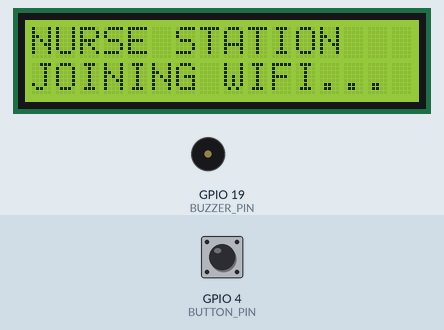
This sketch was run on a simulated ESP32. On the bench: 16×2 character LCD, buzzer (waves = sounding, pin HIGH). The inputs (shaded band) are chosen by the test bench; at power-on: GPIO 4 (BUTTON_PIN) HIGH. WiFi joins after 1.5 s; servers stay silent unless stated.

Above: at 0.1 s.
At 3.0 s:
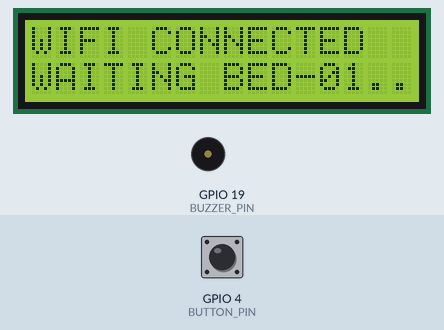
3.1 s: GPIO 4 (BUTTON_PIN) pulled LOW for 1 s
At 3.35 s:
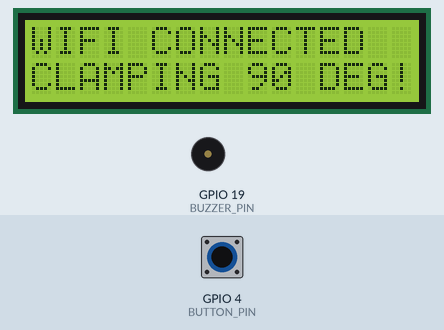
5.8 s: GPIO 4 (BUTTON_PIN) pulled LOW for 3.2 s
Timing chart, 0 to 8.8 s (numbered marks = the images above; inputs shaded):
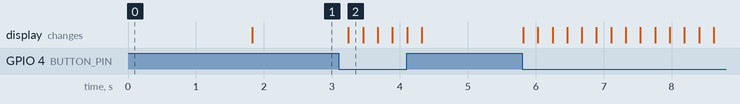

Measured:
- after the input at 3.1 s, the display: changes after 0.14 s (image 2)

The sketch:

Nurse_Station_ESP32.ino
```cpp
#include <WiFi.h>
#include <HTTPClient.h>
#include <Wire.h>
#include <LiquidCrystal_I2C.h>

const char* WIFI_SSID = "SalineGuard-AI";
const char* WIFI_PASS = "12345678";

const char* STATUS_URL  = "http://192.168.4.1/status";
const char* CLAMP_URL   = "http://192.168.4.1/clamp";
const char* UNCLAMP_URL = "http://192.168.4.1/unclamp";

const int SDA_PIN    = 21;  // 16x2 LCD I2C SDA
const int SCL_PIN    = 22;  // 16x2 LCD I2C SCL
const int BUTTON_PIN = 4;   // Override push button (wired between GPIO 4 and GND)
const int BUZZER_PIN = 19;  // Optional Nurse Station buzzer

LiquidCrystal_I2C lcd(0x27, 16, 2);

int bedLevel = -1;
bool isClamped = false;
bool bedOnline = false;
bool heartbeatToggle = false;

unsigned long lastPollMs = 0;
unsigned long lastReconnectMs = 0;
unsigned long lastButtonMs = 0;

String prevRow0 = "";
String prevRow1 = "";

uint8_t detectLcdAddress() {
  uint8_t addresses[] = {0x27, 0x3F};
  for (uint8_t addr : addresses) {
    Wire.beginTransmission(addr);
    if (Wire.endTransmission() == 0) {
      return addr;
    }
  }
  return 0x27;
}

void writeLcdRow(int row, String text) {
  while (text.length() < 16) text += " ";
  text = text.substring(0, 16);

  if (row == 0 && text == prevRow0) return;
  if (row == 1 && text == prevRow1) return;

  lcd.setCursor(0, row);
  lcd.print(text);

  if (row == 0) prevRow0 = text;
  if (row == 1) prevRow1 = text;
}

bool parseBedsideJson(const String& json) {
  int lvlKey = json.indexOf("\"level\":");
  if (lvlKey == -1) return false;

  int startIdx = lvlKey + 8;
  int endIdx = json.indexOf(",", startIdx);
  if (endIdx == -1) endIdx = json.indexOf("}", startIdx);

  String lvlStr = json.substring(startIdx, endIdx);
  lvlStr.trim();
  bedLevel = constrain(lvlStr.toInt(), 0, 100);

  int clampKey = json.indexOf("\"clamped\":");
  if (clampKey != -1) {
    String clampSlice = json.substring(clampKey + 10, clampKey + 16);
    isClamped = (clampSlice.indexOf("true") != -1);
  } else {
    isClamped = (bedLevel <= 10);
  }
  return true;
}

void refreshLcdScreen() {
  if (WiFi.status() != WL_CONNECTED) {
    writeLcdRow(0, "SALINEGUARD AI");
    writeLcdRow(1, "WIFI SEARCHING..");
    if (BUZZER_PIN >= 0) digitalWrite(BUZZER_PIN, LOW);
    return;
  }

  if (!bedOnline || bedLevel < 0) {
    writeLcdRow(0, "WIFI CONNECTED");
    writeLcdRow(1, "WAITING BED-01..");
    if (BUZZER_PIN >= 0) digitalWrite(BUZZER_PIN, LOW);
    return;
  }

  String row0 = "BED-01: " + String(bedLevel) + "%";
  while (row0.length() < 15) row0 += " ";
  row0 += (heartbeatToggle ? "*" : " ");
  writeLcdRow(0, row0);

  if (isClamped || bedLevel <= 10) {
    writeLcdRow(1, "!CLAMPED 90 DEG!");
    if (BUZZER_PIN >= 0) digitalWrite(BUZZER_PIN, HIGH);
  } else if (bedLevel <= 50) {
    writeLcdRow(1, "WARN: LOW SALINE");
    if (BUZZER_PIN >= 0) digitalWrite(BUZZER_PIN, LOW);
  } else {
    writeLcdRow(1, "FLOW: NORMAL");
    if (BUZZER_PIN >= 0) digitalWrite(BUZZER_PIN, LOW);
  }
}

void pollBedsideUnit() {
  WiFiClient client;
  HTTPClient http;
  http.setTimeout(250);
  http.useHTTP10(true);

  if (http.begin(client, STATUS_URL)) {
    int code = http.GET();
    if (code == 200) {
      String body = http.getString();
      if (parseBedsideJson(body)) {
        bedOnline = true;
        heartbeatToggle = !heartbeatToggle;
      }
    } else {
      bedOnline = false;
    }
    http.end();
  } else {
    bedOnline = false;
  }
  refreshLcdScreen();
}

void sendOverrideCommand(const char* url, const char* bannerText) {
  if (WiFi.status() != WL_CONNECTED) return;
  writeLcdRow(1, bannerText);

  WiFiClient client;
  HTTPClient http;
  http.setTimeout(300);
  http.useHTTP10(true);

  if (http.begin(client, url)) {
    int code = http.GET();
    if (code == 200) {
      parseBedsideJson(http.getString());
      bedOnline = true;
    }
    http.end();
  }
  refreshLcdScreen();
}

void setup() {
  Serial.begin(115200);

  pinMode(BUTTON_PIN, INPUT_PULLUP);
  if (BUZZER_PIN >= 0) {
    pinMode(BUZZER_PIN, OUTPUT);
    digitalWrite(BUZZER_PIN, LOW);
  }

  Wire.begin(SDA_PIN, SCL_PIN);
  uint8_t foundAddr = detectLcdAddress();
  lcd = LiquidCrystal_I2C(foundAddr, 16, 2);
  lcd.init();
  lcd.backlight();

  writeLcdRow(0, "NURSE STATION");
  writeLcdRow(1, "JOINING WIFI...");

  WiFi.persistent(false);
  WiFi.disconnect(true);
  delay(100);
  WiFi.mode(WIFI_STA);
  WiFi.setSleep(false);
  WiFi.begin(WIFI_SSID, WIFI_PASS);

  unsigned long startMs = millis();
  while (WiFi.status() != WL_CONNECTED && millis() - startMs < 6000) {
    delay(200);
  }
  refreshLcdScreen();
}

void loop() {
  unsigned long now = millis();

  if (WiFi.status() != WL_CONNECTED) {
    bedOnline = false;
    refreshLcdScreen();
    if (now - lastReconnectMs >= 4000) {
      lastReconnectMs = now;
      WiFi.disconnect();
      WiFi.begin(WIFI_SSID, WIFI_PASS);
    }
    return;
  }

  if (digitalRead(BUTTON_PIN) == LOW && (now - lastButtonMs > 400)) {
    lastButtonMs = now;
    if (isClamped) {
      sendOverrideCommand(UNCLAMP_URL, "UNCLAMPING 0 DEG");
    } else {
      sendOverrideCommand(CLAMP_URL, "CLAMPING 90 DEG!");
    }
  }

  if (now - lastPollMs >= 300) {
    lastPollMs = now;
    pollBedsideUnit();
  }
}
```
